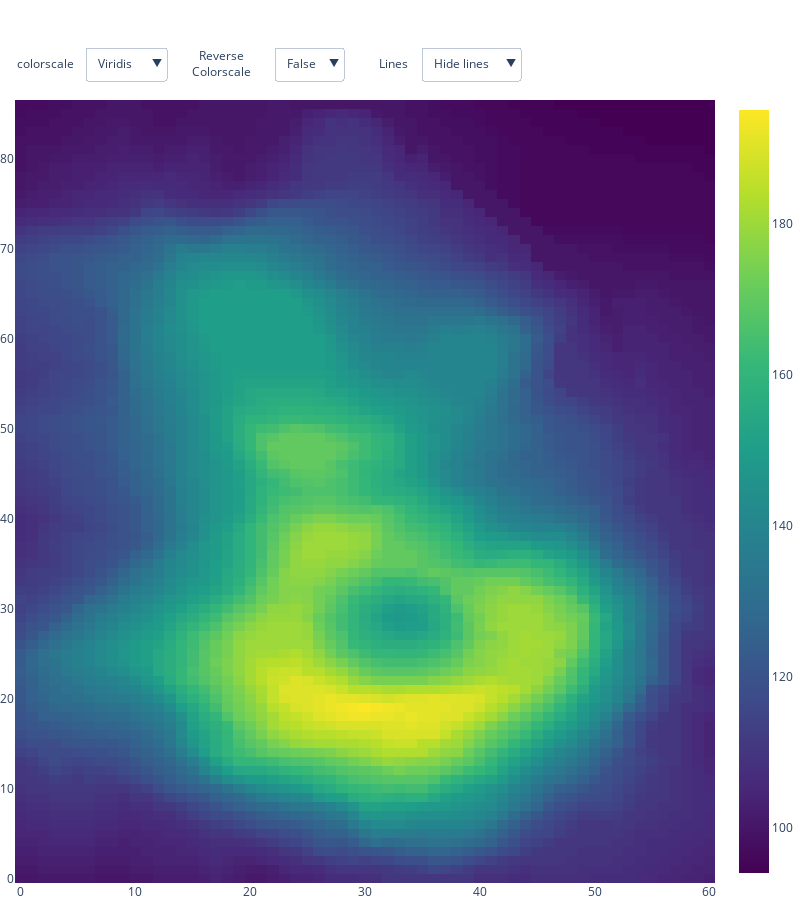

The notebook cell saved with this chart:
### Markdown cell above
# 3D Surface + HeatMap

## Option price as a function of K and T

### Code cell
# load dataset
df = pd.read_csv("https://raw.githubusercontent.com/plotly/datasets/master/volcano.csv")

# Create figure
fig = go.Figure()

# Add surface trace
fig.add_trace(go.Heatmap(z=df.values.tolist(), colorscale="Viridis"))

# Update plot sizing
fig.update_layout(
    width=800,
    height=900,
    autosize=False,
    margin=dict(t=100, b=0, l=0, r=0),
)

# Update 3D scene options
fig.update_scenes(
    aspectratio=dict(x=1, y=1, z=0.7),
    aspectmode="manual"
)

# Add drowdowns
button_layer_1_height = 1.08
fig.update_layout(
    updatemenus=[
        dict(
            buttons=list([
                dict(
                    args=["colorscale", "Viridis"],
                    label="Viridis",
                    method="restyle"
                ),
                dict(
                    args=["colorscale", "Cividis"],
                    label="Cividis",
                    method="restyle"
                ),
                dict(
                    args=["colorscale", "Blues"],
                    label="Blues",
                    method="restyle"
                ),
                dict(
                    args=["colorscale", "Greens"],
                    label="Greens",
                    method="restyle"
                ),
            ]),
            direction="down",
            pad={"r": 10, "t": 10},
            showactive=True,
            x=0.1,
            xanchor="left",
            y=button_layer_1_height,
            yanchor="top"
        ),
        dict(
            buttons=list([
                dict(
                    args=["reversescale", False],
                    label="False",
                    method="restyle"
                ),
                dict(
                    args=["reversescale", True],
                    label="True",
                    method="restyle"
                )
            ]),
            direction="down",
            pad={"r": 10, "t": 10},
            showactive=True,
            x=0.37,
            xanchor="left",
            y=button_layer_1_height,
            yanchor="top"
        ),
        dict(
            buttons=list([
                dict(
                    args=[{"contours.showlines": False, "type": "contour"}],
                    label="Hide lines",
                    method="restyle"
                ),
                dict(
                    args=[{"contours.showlines": True, "type": "contour"}],
                    label="Show lines",
                    method="restyle"
                ),
            ]),
            direction="down",
            pad={"r": 10, "t": 10},
            showactive=True,
            x=0.58,
            xanchor="left",
            y=button_layer_1_height,
            yanchor="top"
        ),
    ]
)

fig.update_layout(
    annotations=[
        dict(text="colorscale", x=0, xref="paper", y=1.06, yref="paper",
                             align="left", showarrow=False),
        dict(text="Reverse<br>Colorscale", x=0.25, xref="paper", y=1.07,
                             yref="paper", showarrow=False),
        dict(text="Lines", x=0.54, xref="paper", y=1.06, yref="paper",
                             showarrow=False)
    ])

fig.show()

### Figure 1 — Plotly figure (JSON) as saved in the notebook; plotly's stock layout.template omitted (floating-point values rounded to 4 significant figures; data arrays with more than 128 entries replaced by an {"elided": "..."} marker saying what was removed)
{"data": [{"colorscale": [[0, "#440154"], [0.1111, "#482878"], [0.2222, "#3e4989"], [0.3333, "#31688e"], [0.4444, "#26828e"], [0.5556, "#1f9e89"], [0.6667, "#35b779"], [0.7778, "#6ece58"], [0.8889, "#b5de2b"], [1, "#fde725"]], "type": "heatmap", "z": {"elided": "87x61 int values"}}], "layout": {"annotations": [{"align": "left", "showarrow": false, "text": "colorscale", "x": 0, "xref": "paper", "y": 1.06, "yref": "paper"}, {"showarrow": false, "text": "Reverse<br>Colorscale", "x": 0.25, "xref": "paper", "y": 1.07, "yref": "paper"}, {"showarrow": false, "text": "Lines", "x": 0.54, "xref": "paper", "y": 1.06, "yref": "paper"}], "autosize": false, "height": 900, "margin": {"b": 0, "l": 0, "r": 0, "t": 100}, "scene": {"aspectmode": "manual", "aspectratio": {"x": 1, "y": 1, "z": 0.7}}, "updatemenus": [{"buttons": [{"args": ["colorscale", "Viridis"], "label": "Viridis", "method": "restyle"}, {"args": ["colorscale", "Cividis"], "label": "Cividis", "method": "restyle"}, {"args": ["colorscale", "Blues"], "label": "Blues", "method": "restyle"}, {"args": ["colorscale", "Greens"], "label": "Greens", "method": "restyle"}], "direction": "down", "pad": {"r": 10, "t": 10}, "showactive": true, "x": 0.1, "xanchor": "left", "y": 1.08, "yanchor": "top"}, {"buttons": [{"args": ["reversescale", false], "label": "False", "method": "restyle"}, {"args": ["reversescale", true], "label": "True", "method": "restyle"}], "direction": "down", "pad": {"r": 10, "t": 10}, "showactive": true, "x": 0.37, "xanchor": "left", "y": 1.08, "yanchor": "top"}, {"buttons": [{"args": [{"contours.showlines": false, "type": "contour"}], "label": "Hide lines", "method": "restyle"}, {"args": [{"contours.showlines": true, "type": "contour"}], "label": "Show lines", "method": "restyle"}], "direction": "down", "pad": {"r": 10, "t": 10}, "showactive": true, "x": 0.58, "xanchor": "left", "y": 1.08, "yanchor": "top"}], "width": 800}}
